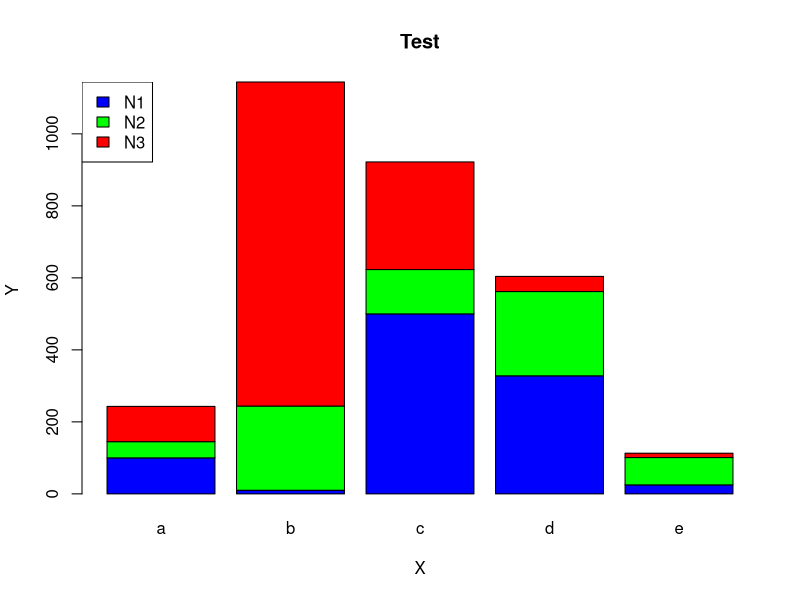

Generate this figure with R:
names= c("a","b","c","d","e")
color = c("blue","green","red")
Values=matrix(c(100,10,500,328,25,45,234,123,234,76,98,900,299,42,12),nrow=3,ncol=5,byrow=TRUE)
barplot(Values,names.arg=names,xlab="X",ylab="Y",main="Test",col=color)
legend("topleft",c("N1","N2","N3"),fill=color)